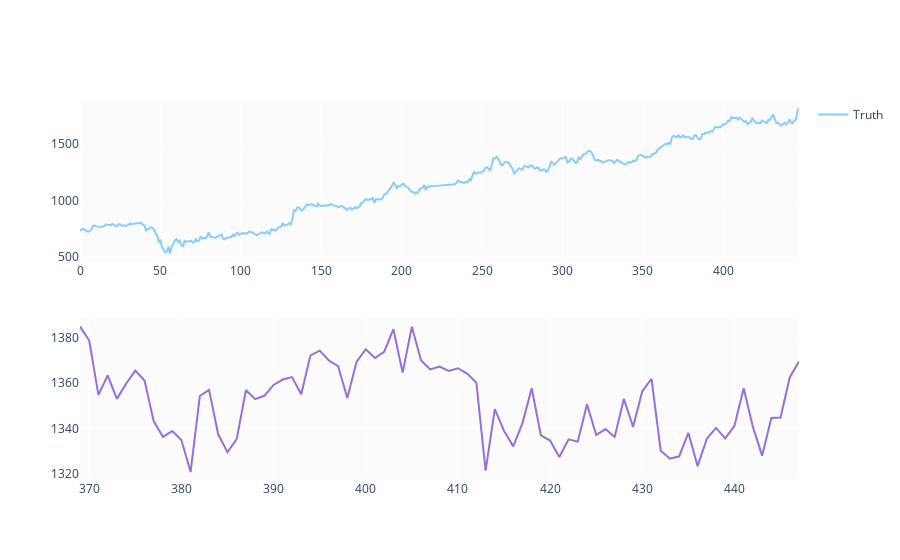

Source (notebook cell):
### Code cell
predicted_prices = df.loc[test_split_idx+1:].copy()
predicted_prices['Close Price'] = y_pred
predicted_prices.head()

fig = make_subplots(rows=2, cols=1)
fig.add_trace(go.Scatter(x=temp.index, y=df['Close Price'],
                         name='Truth',
                         marker_color='LightSkyBlue'), row=1, col=1)

fig.add_trace(go.Scatter(x=predicted_prices.index,
                         y=y_pred,
                         marker_color='MediumPurple',
                         showlegend=False), row=2, col=1)

fig.show()

### Figure 1 — Plotly figure (JSON) as saved in the notebook; plotly's stock layout.template omitted (floating-point values rounded to 4 significant figures; data arrays with more than 128 entries replaced by an {"elided": "..."} marker saying what was removed)
{"data": [{"marker": {"color": "LightSkyBlue"}, "name": "Truth", "type": "scatter", "x": {"elided": "434 int values"}, "xaxis": "x", "y": {"elided": "434 float values"}, "yaxis": "y"}, {"marker": {"color": "MediumPurple"}, "showlegend": false, "type": "scatter", "x": [369, 370, 371, 372, 373, 374, 375, 376, 377, 378, 379, 380, 381, 382, 383, 384, 385, 386, 387, 388, 389, 390, 391, 392, 393, 394, 395, 396, 397, 398, 399, 400, 401, 402, 403, 404, 405, 406, 407, 408, 409, 410, 411, 412, 413, 414, 415, 416, 417, 418, 419, 420, 421, 422, 423, 424, 425, 426, 427, 428, 429, 430, 431, 432, 433, 434, 435, 436, 437, 438, 439, 440, 441, 442, 443, 444, 445, 446, 447], "xaxis": "x2", "y": [1385.0, 1379.0, 1355.0, 1363.0, 1353.0, 1360.0, 1365.0, 1361.0, 1343.0, 1336.0, 1339.0, 1335.0, 1321.0, 1354.0, 1357.0, 1337.0, 1329.0, 1335.0, 1357.0, 1353.0, 1354.0, 1359.0, 1362.0, 1363.0, 1355.0, 1372.0, 1374.0, 1370.0, 1367.0, 1353.0, 1369.0, 1375.0, 1371.0, 1374.0, 1384.0, 1365.0, 1385.0, 1370.0, 1366.0, 1367.0, 1365.0, 1367.0, 1364.0, 1360.0, 1321.0, 1348.0, 1339.0, 1332.0, 1342.0, 1358.0, 1337.0, 1335.0, 1327.0, 1335.0, 1334.0, 1351.0, 1337.0, 1340.0, 1336.0, 1353.0, 1341.0, 1356.0, 1362.0, 1330.0, 1327.0, 1328.0, 1338.0, 1323.0, 1335.0, 1340.0, 1336.0, 1341.0, 1358.0, 1341.0, 1328.0, 1345.0, 1345.0, 1363.0, 1369.0], "yaxis": "y2"}], "layout": {"autosize": true, "xaxis": {"anchor": "y", "autorange": true, "domain": [0, 1], "range": [0, 447], "type": "linear"}, "xaxis2": {"anchor": "y2", "autorange": true, "domain": [0, 1], "range": [369, 447], "type": "linear"}, "yaxis": {"anchor": "x", "autorange": true, "domain": [0.575, 1], "range": [454.5, 1894.0], "type": "linear"}, "yaxis2": {"anchor": "x2", "autorange": true, "domain": [0, 0.425], "range": [1317.0, 1388.0], "type": "linear"}}}
